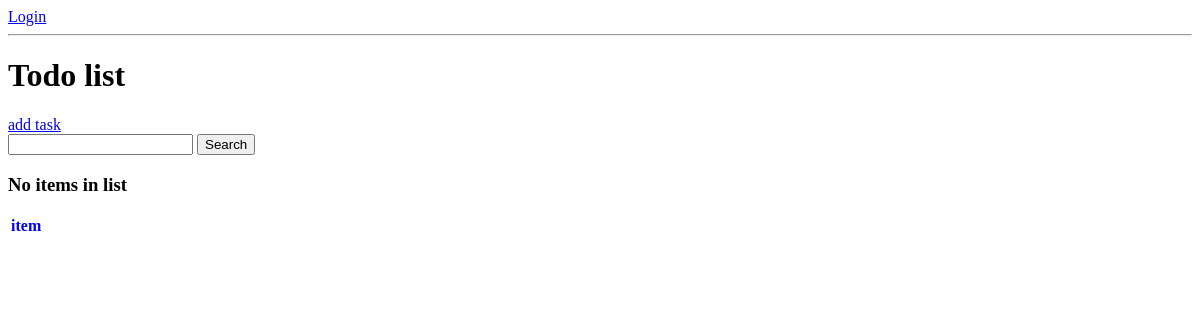
Page / (signed in) on the earlier database version.
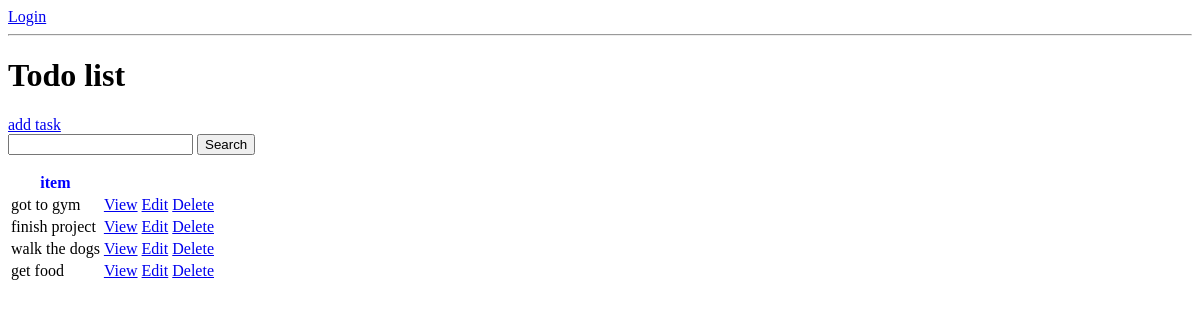
Same page on the later database version.
### todo_base/models.py (models this page shows, shortened)
class  Task(models.Model):
     user = models.ForeignKey(User, on_delete=models.CASCADE, null = True, blank = True)
     title = models.CharField(max_length= 200)
     description = models.TextField(null = True, blank = True)
     complete = models.BooleanField(default = False)
     created = models.DateTimeField(auto_now_add= True)
     class Meta:
         ordering = ['complete']

### todo_base/views.py (the view)
# urls.py: path('', TaskList.as_view(), name = 'tasks'),
class TaskList(LoginRequiredMixin, ListView):
    model = Task
    context_object_name = 'tasks'
    def get_context_data(self, **kwargs):
        context = super().get_context_data(**kwargs)
        context['tasks'] = context['tasks'].filter(user=self.request.user)
        context['count'] = context['tasks'].filter(complete=False).count()
        search_input = self.request.GET.get('search-area') or ''
        if search_input:
            context['tasks'] = context['tasks'].filter(title__contains = search_input)
        context['search_input'] = search_input
        return context

### todo_base/templates/todo_base/task_list.html
{% load static %}
<link href="{% static 'css/main.css' %}" rel="stylesheet">
{% if request.user.is.authenticated %}
<p>{{request.user}}</p>
<a class="test" href="{% url 'logout' %}">Logout</a>
{% else %}
<a href="{% url 'login' %}">Login</a>
{% endif %}
<hr>
<h1>Todo list</h1>
<a href="{% url 'task-create' %}">add task</a>
<form method="GET">
    <input type="text" name="search-area" value="{{search_input}}">
    <input type="submit" value="Search">
</form>
<table>
    <tr>
        <th class="test">item</th>
        <th> </th>
        <th> </th>
    </tr>
    {% for task in tasks %}
    <tr>
        <td>{{task.title}}</td>
        <td><a href="{% url 'task' task.id %}">View</a></td>
        <td><a href="{% url 'task-update' task.id %}">Edit</a></td>
        <td><a href="{% url 'task-delete' task.id %}">Delete</a></td>
    </tr>
    {% empty %}
    <h3>No items in list</h3>
    {% endfor %}
</table>

### todo_app/static/css/main.css (style rules this page uses)
.test { color: blue; }

Differences in the rows shown:
added Task: title "got to gym"
added Task: title "finish project"
added Task: title "walk the dogs"
added Task: title "get food"
Other differences:
text no longer shown: "No items in list"
